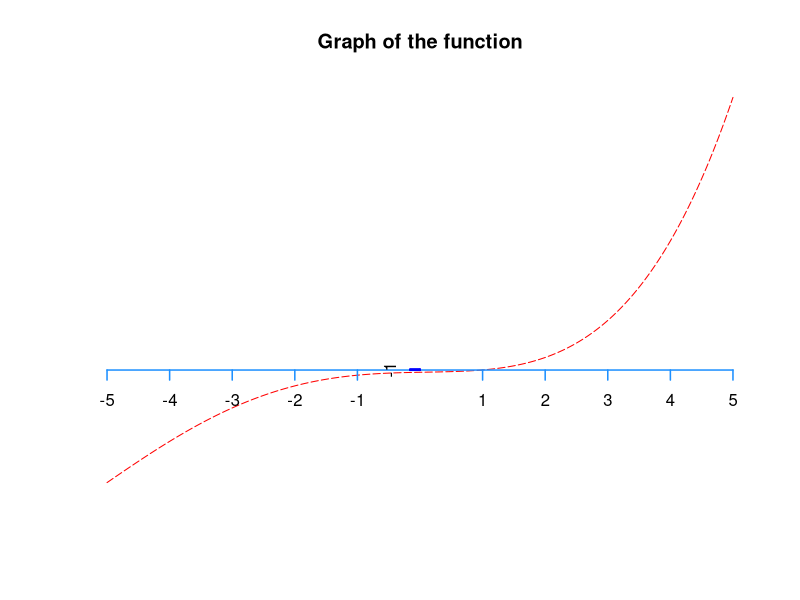

Write the R code that produced this figure.
## ---- chunk 1

my_func1 <- function(x){
  fx = (2*x^4) + (20*x^3) - (6*x^2) + (15*x) - 30
  return(fx)
}

## ---- chunk 2
golden_section=function(ftn, xl,xm,xr,tol=0.0000001){
  ## Check for inputs
  f.l=ftn(xl);
  f.m=ftn(xm);
  f.r=ftn(xr);
  
  
  if(f.l<=f.m){
    cat("error: f.l<=f.m \n")
    return(NULL)
  }
  
  if(f.r<=f.m){
    cat("error:f.r<=f.m \n")
    return(NULL)
  }
  # golden ratio plus one
  gr1 <- 1 + (1 + sqrt(5))/2;
  
  while(xr-xl>tol){
    if((xr-xm)>(xm-xl)){
      y=xm+(xr-xm)/gr1
      f.y=ftn(y)
      if(f.y<=f.m){
        xl=xm
        xm=y
        f.l=f.m
        f.m=f.y
      }else{
        xr=y
        xm=y
        f.r=f.y
      }
    }else{
      y=xm-(xm-xl)/gr1
      f.y=ftn(y)
      if(f.y<=f.m){
        xr=xm
        f.r=f.m
        xm=y
        f.m=f.y
      }else{
        xl=y
        f.l=f.y
      }
    }
  }
  cat("The function has minimum value at",xm,"\n")
  return(xm)
}

## ---- chunk 3
golden_section(my_func1,4,2,5)
## ---- chunk 4
my_func2=function(x){
  y=vector()
  for (i in 1:length(x)){
      y[i]= my_func1(x[i])
  }
  return(y)
}
## ---- chunk 5
x=seq(-5,5,0.001)
y=my_func2(x)
plot(x,y,type="l",lty=5,bty="n",col="red",xaxt="n",yaxt="n",xlab="",ylab="",main="Graph of the function")

xlabel=seq(-5,5,1)
xlabel=xlabel[xlabel!=0]
ylabel=seq(-1,10,2)
ylabel=ylabel[ylabel!=0]
axis(1,xlabel,pos=0,lwd=1.5,col="dodgerblue")
axis(2,ylabel,pos=0,lwd=1.8,col="blue")


